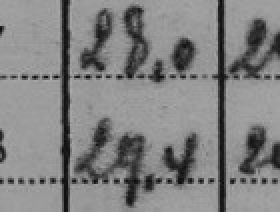
#> input picture data-raw/cnn_data/complete/format_1_6120_057_1_18.jpg, 140 x 106 px (shown 2 times larger)
$ python -i flatten_image.py   (imports and definitions only)
#> lines starting #> are read from the running program, lines starting #| are printed output that depends on the picture; after the words box and inside, x2 and y2 are one past the last pixel; in counts of white or black regions, pixels touching at a corner belong together
#> further down, picture is the input picture: shape (106, 140); min 11, max 174, mean 129.7
#!/usr/bin/env python

import os, argparse, glob
import cv2
import numpy as np
from inner_crop import *

# parse arguments in a beautiful way
# includes automatic help generation
def getArgs():

   # setup parser
   parser = argparse.ArgumentParser(
    description = '''Inner crop algorithm. Removes outer border from.''',
    epilog = '''post bug reports to the github repository''')

   parser.add_argument('-d',
                       '--directory',
                       help = 'location of the data to match',
                       default = '../data/format_1/')
   parser.add_argument('-o',
                       '--output_directory',
                       help = 'location where to store the data',
                       default = '../output/previews/')

   # put arguments in dictionary with
   # keys being the argument names given above
   return parser.parse_args()

def flatten(im):

    # histogram stretching + OTSU thresholding + resizing
    # on the red channel
    clahe = cv2.createCLAHE(clipLimit = 3, tileGridSize = (15,15))
    im = clahe.apply(im)
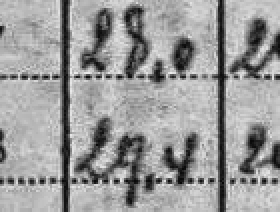
#> im: shape (106, 140) (shown 2 times larger); min 7, max 236, mean 155
    im = cv2.GaussianBlur(im,(7, 7),0)
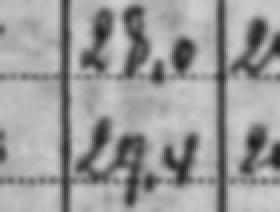
#> im: shape (106, 140) (shown 2 times larger); min 32, max 208, mean 155
    ret, im = cv2.threshold(im, 0, 255, cv2.THRESH_BINARY + cv2.THRESH_OTSU)
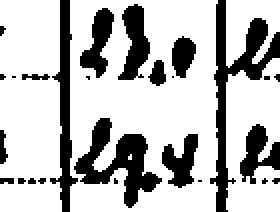
#> im: shape (106, 140) (shown 2 times larger); 73.6% white; 26 black regions (15 under 20 px), largest, box (x1, y1, x2, y2) and area: (105, 0, 140, 106) 912, (37, 59, 81, 104) 773, (25, 0, 39, 106) 561
#> ret = 135

    return im

# [24 lines not run here, left out]

>>> import cv2
>>> picture = cv2.imread('../data-raw/cnn_data/complete/format_1_6120_057_1_18.jpg', cv2.IMREAD_GRAYSCALE)
>>> result = flatten(picture)

$ run again, on data-raw/cnn_data/complete/format_1_6120_057_1_7.jpg
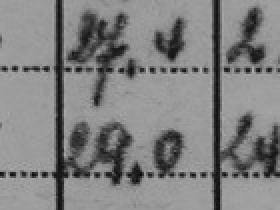
#> input picture data-raw/cnn_data/complete/format_1_6120_057_1_7.jpg, 140 x 105 px (shown 2 times larger)
#> picture is the input picture: shape (105, 140); min 7, max 175, mean 128.5
#> in flatten, `im = cv2.GaussianBlur(im,(7, 7),0)`:
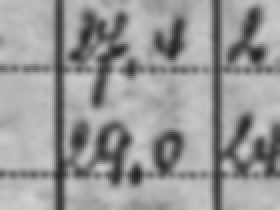
#> im: shape (105, 140) (shown 2 times larger); min 34, max 208, mean 152.5
#> in flatten, `ret, im = cv2.threshold(im, 0, 255, cv2.THRESH_BINARY + cv2.THRESH_OTSU)`:
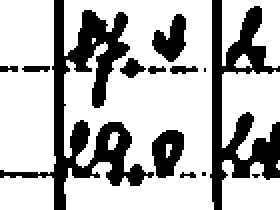
#> im: shape (105, 140) (shown 2 times larger); 71.7% white; 13 black regions (4 under 20 px), largest, box (x1, y1, x2, y2) and area: (0, 0, 77, 105) 1976, (105, 0, 140, 105) 1439, (76, 65, 92, 89) 272
#> ret = 135

$ run again, on data-raw/cnn_data/complete/format_1_6120_057_2_16.jpg
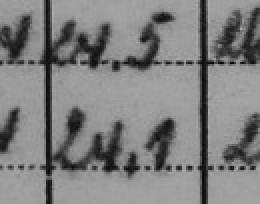
#> input picture data-raw/cnn_data/complete/format_1_6120_057_2_16.jpg, 130 x 102 px (shown 2 times larger)
#> picture is the input picture: shape (102, 130); min 5, max 174, mean 127.2
#> in flatten, `im = cv2.GaussianBlur(im,(7, 7),0)`:
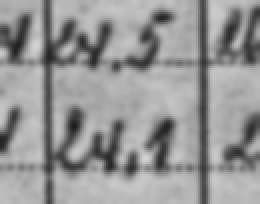
#> im: shape (102, 130) (shown 2 times larger); min 31, max 211, mean 149.8
#> in flatten, `ret, im = cv2.threshold(im, 0, 255, cv2.THRESH_BINARY + cv2.THRESH_OTSU)`:
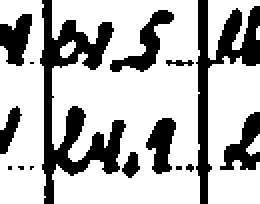
#> im: shape (102, 130) (shown 2 times larger); 71.6% white; 15 black regions (6 under 20 px), largest, box (x1, y1, x2, y2) and area: (20, 0, 63, 102) 1445, (98, 0, 130, 102) 927, (55, 5, 87, 36) 320
#> ret = 132

$ run again, on data-raw/cnn_data/complete/format_1_6120_057_2_23.jpg
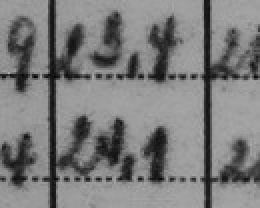
#> input picture data-raw/cnn_data/complete/format_1_6120_057_2_23.jpg, 130 x 104 px (shown 2 times larger)
#> picture is the input picture: shape (104, 130); min 5, max 172, mean 123.5
#> in flatten, `im = cv2.GaussianBlur(im,(7, 7),0)`:
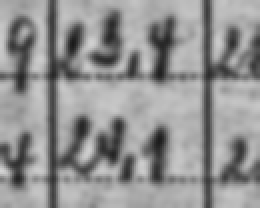
#> im: shape (104, 130) (shown 2 times larger); min 26, max 211, mean 145.8
#> in flatten, `ret, im = cv2.threshold(im, 0, 255, cv2.THRESH_BINARY + cv2.THRESH_OTSU)`:
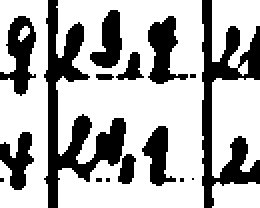
#> im: shape (104, 130) (shown 2 times larger); 69% white; 16 black regions (6 under 20 px), largest, box (x1, y1, x2, y2) and area: (22, 0, 63, 104) 1306, (101, 0, 130, 104) 1122, (0, 8, 18, 48) 369
#> ret = 130
